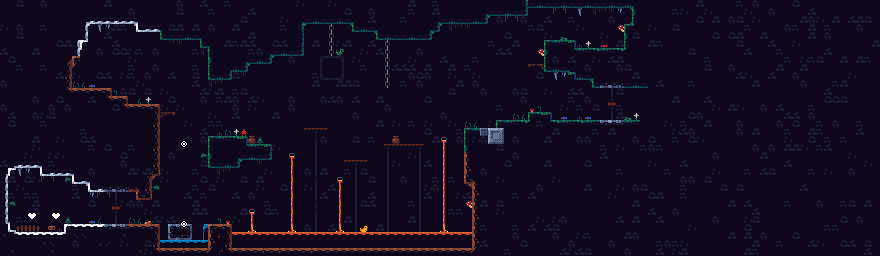

Rendered tile map (Tiled .tmx) drawn with the repository's tilesets; below, a short description and the map source with its tile grids summarised:
An orthogonal 110x32 tile map with 8x8 px tiles, 23 tile layers (Bg, Stand, Platform, BrakablePlatform, ...), 4 tilesets.

<map version="1.10" tiledversion="1.11.2" orientation="orthogonal" renderorder="right-down" width="110" height="32" tilewidth="8" tileheight="8" infinite="0" nextlayerid="27" nextobjectid="1">
 <tileset firstgid="1" source="../adve/tiles.tsx" />
 <tileset firstgid="505" source="door_pressure_plate.tsx" />
 <tileset firstgid="508" source="1bitplatformer.tsx" />
 <tileset firstgid="908" source="pressure_plate.tsx" />
 <layer id="2" name="Bg" width="110" height="32" locked="1">
  <data>[3520 cells, 3520 non-empty, 34 distinct tile ids]</data>
 </layer>
 <layer id="17" name="Stand" width="110" height="32">
  <data>[3520 cells, 57 non-empty, 4 distinct tile ids]</data>
 </layer>
 <layer id="18" name="Platform" width="110" height="32">
  <data>[3520 cells, 17 non-empty, 12 distinct tile ids]</data>
 </layer>
 <layer id="14" name="BrakablePlatform" width="110" height="32">
  <data>[3520 cells, 7 non-empty, 4 distinct tile ids]</data>
 </layer>
 <layer id="3" name="DoorPressure" width="110" height="32">
  <data>[3520 cells, 3 non-empty, 2 distinct tile ids]</data>
 </layer>
 <layer id="24" name="SecondDoor" width="110" height="32">
  <data>[3520 cells, 4 non-empty, 2 distinct tile ids]</data>
 </layer>
 <layer id="25" name="SecondDoorPressure" width="110" height="32">
  <data>[3520 cells, 2 non-empty, 1 distinct tile ids]</data>
 </layer>
 <layer id="4" name="Door" width="110" height="32">
  <data>[3520 cells, 7 non-empty, 4 distinct tile ids]</data>
 </layer>
 <layer id="1" name="Floor" width="110" height="32">
  <data>[3520 cells, 346 non-empty, 70 distinct tile ids]</data>
 </layer>
 <layer id="26" name="Pressure" width="110" height="32">
  <data>[3520 cells, 1 non-empty, 1 distinct tile ids]</data>
 </layer>
 <layer id="7" name="Bushes" width="110" height="32">
  <data>[3520 cells, 69 non-empty, 19 distinct tile ids]</data>
 </layer>
 <layer id="16" name="Lava" width="110" height="32">
  <data>[3520 cells, 89 non-empty, 6 distinct tile ids]</data>
 </layer>
 <layer id="23" name="Stairs" width="110" height="32">
  <data>[3520 cells, 6 non-empty, 1 distinct tile ids]</data>
 </layer>
 <layer id="22" name="Water" width="110" height="32">
  <data>[3520 cells, 8 non-empty, 4 distinct tile ids]</data>
 </layer>
 <layer id="8" name="MovingPlatforms" width="110" height="32">
  <data>[3520 cells, 6 non-empty, 6 distinct tile ids]</data>
 </layer>
 <layer id="9" name="MovingPlatformsPoints" width="110" height="32">
  <data>[3520 cells, 2 non-empty, 1 distinct tile ids]</data>
 </layer>
 <layer id="15" name="Sign" width="110" height="32">
  <data>[3520 cells, 1 non-empty, 1 distinct tile ids]</data>
 </layer>
 <layer id="19" name="People" width="110" height="32">
  <data>[3520 cells, 1 non-empty, 1 distinct tile ids]</data>
 </layer>
 <layer id="20" name="Duck" width="110" height="32">
  <data>[3520 cells, 1 non-empty, 1 distinct tile ids]</data>
 </layer>
 <layer id="21" name="Lizard" width="110" height="32">
  <data>[3520 cells, 1 non-empty, 1 distinct tile ids]</data>
 </layer>
 <layer id="6" name="Decorations" width="110" height="32">
  <data>[3520 cells, 5 non-empty, 4 distinct tile ids]</data>
 </layer>
 <group id="13" name="Spawner">
  <layer id="10" name="SpawnA" width="110" height="32">
   <data>[3520 cells, 1 non-empty, 1 distinct tile ids]</data>
  </layer>
  <layer id="11" name="SpawnB" width="110" height="32">
   <data>[3520 cells, 1 non-empty, 1 distinct tile ids]</data>
  </layer>
 </group>
</map>
